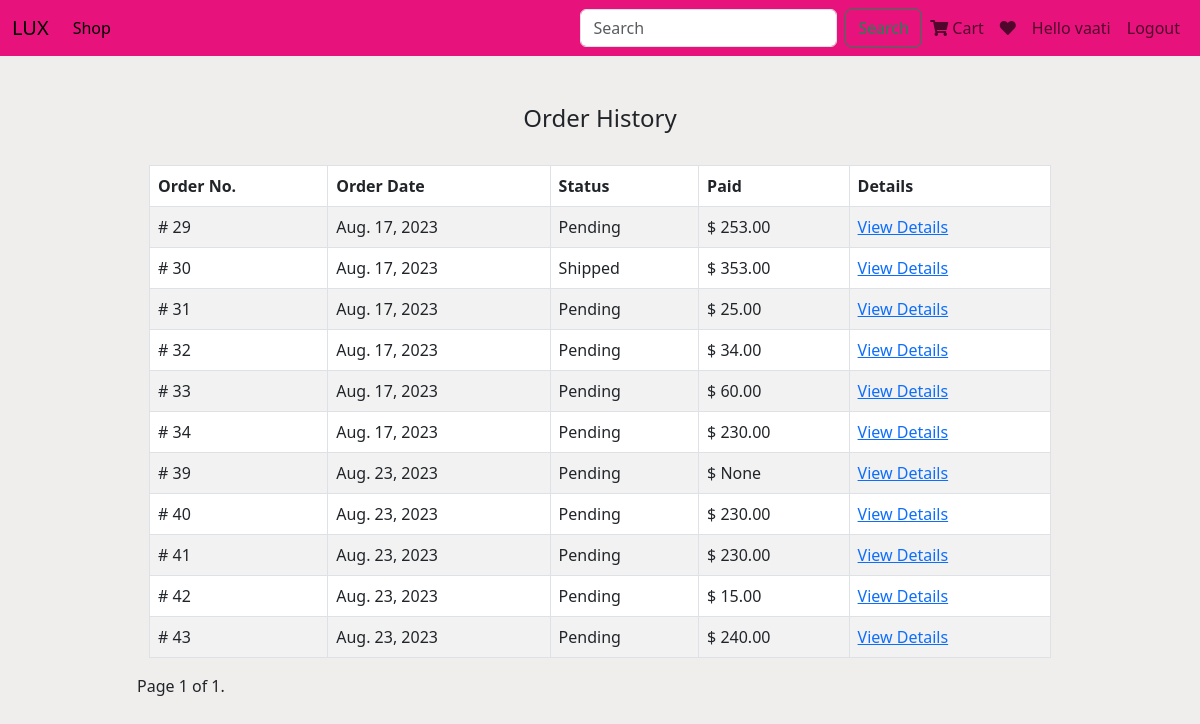
Screenshot of /orders (signed in) with the database file from the repository.
### users/models.py (models this page shows)
class User(AbstractUser):
    pass

### orders/models.py (models this page shows)
class Order(models.Model):
    customer = models.ForeignKey(settings.AUTH_USER_MODEL, on_delete=models.CASCADE)
    phone = models.CharField(max_length=30, null=False, blank=False)
    street_address = models.CharField(max_length=200,null=False, blank=False )
    city = models.CharField(max_length=200,null=False, blank=False)
    house_number = models.CharField(max_length=200,null=False, blank=False)
    other = models.CharField(max_length=200,null=True, blank=True)
    date_created = models.DateField(auto_now_add=True)
    date_updated = models.DateField(auto_now_add=True)
    paid = models.BooleanField(default=False)
    payment_id = models.CharField(max_length=100,null=True)
    SHIPPING_STATUS_CHOICES = (
        ('Pending', 'Pending'),
        ('Shipped', 'Shipped'),
        ('Delivered', 'Delivered'),
    )
    amount = models.DecimalField(max_digits=10,decimal_places=2,null=True)
    status = models.CharField(max_length=20, choices=SHIPPING_STATUS_CHOICES, default='Pending')

### orders/views.py (the view)
# urls.py: path('orders',views.OrderListView.as_view(), name='orders' ),
class OrderListView(ListView):
    template_name = 'orders/order_list.html'
    model = Order
    context_object_name = 'orders'
    paginate_by =20
    def get_queryset(self):
        return Order.objects.filter(customer=self.request.user).order_by('date_created')

### store/context_processors.py (called while the page is built)
def cart_items(request):
    if request.user.is_authenticated:
        customer = request.user
        total_cart_items = Cart.objects.filter(customer=customer).aggregate(total_quantity=Sum('quantity'))['total_quantity'] or 0
    else:
        total_cart_items = 0
    return {'total_cart_items': total_cart_items}

### orders/templates/orders/order_list.html (shortened to what this page needs)
{% extends 'base.html'%}
{% block content%}
{% if orders %}
<div class="container mt-4">
  <div class="row">
     <h4 class="text-center">Order History</h4>
  </div>
</div>
<div class="container mt-4">
    <div class="row">
      <div class="col-12">
        <div class="table-responsive">
          <table class="table table-bordered table-striped">
            <thead class="thead-dark">
              <tr>
                <th>Order No.</th>
                <th>Order Date</th>
                <th>Status</th>
                <th>Paid</th>
                <th>Details </th>
              </tr>
            </thead>
            <tbody>
              {% for order in orders %}
                <tr>
                  <td># {{ order.id }}</td>
                  <td>{{ order.date_created }}</td>
                  <td>{{ order.status }}</td>
                  <td>$ {{ order.amount}}</td>
                  <td>
                    <a href="{% url 'order-detail' order.id %}">View Details</a>
                  </td>
                </tr>
              {% endfor %}
            </tbody>
          </table>
        </div>
      </div>
    </div>
</div>
<div class="pagination">
  <span class="step-links">
      <span class="current">
          Page {{ page_obj.number }} of {{ page_obj.paginator.num_pages }}.
      </span>
  </span>
</div>
{% endif%}
{% endblock%}

### templates/base.html (shortened to what this page needs)
<!doctype html>
<html lang="en">
   <head>
      <link rel="stylesheet" href="https://cdnjs.cloudflare.com/ajax/libs/font-awesome/5.15.4/css/all.min.css">
      <link href="https://cdn.jsdelivr.net/npm/bootstrap@5.3.0/dist/css/bootstrap.min.css" rel="stylesheet">
   </head>
   <body style="background-color: rgb(240, 237, 237);">
      <nav class="navbar navbar-expand-lg " style="background-color: #e8127d;">
         <div class="container-fluid">
            <a class="navbar-brand" href="#">LUX</a>
            <div class="collapse navbar-collapse" id="navbarSupportedContent">
               <ul class="navbar-nav me-auto mb-2 mb-lg-0">
                  <li class="nav-item">
                     <a class="nav-link active" aria-current="page" href="/">Shop</a>
                  </li>
               </ul>
               <form action = "{% url 'search' %}" method="post" class="d-flex" role="search">
                <input class="form-control me-2" type="search" name="search" placeholder="Search" aria-label="Search">
                <button class="btn btn-outline-success" type="submit">Search</button>
              </form>
              <ul class="navbar-nav">
                <a class="nav-link" href="{% url 'cart-list'%}">
                  <i class="fa fa-shopping-cart"></i>
                  <span class="cart-count">Cart</span>
                </a>
                {% if user.is_authenticated %}
               <a href="{% url 'wishlist' %}" class="nav-link">
               <i class="fas fa-heart"></i>
               </a>
                <li class="nav-item">
                  <a class="nav-link" href="#">Hello {{user}}</a>
                </li>
                <li class="nav-item">
                  <a class="nav-link" href="{% url 'logout'%}">Logout</a>
                </li>
                {% else %}
                <li class="nav-item">
                  <a class="nav-link" href="{% url 'register'%}">Login/SignUp</a>
                </li>
                {% endif %}
      </ul>
            </div>
         </div>
      </nav>
      <div class="container mt-4">
         <div class="row justify-content-center">
            <div class="col-md-10">
               {% block content %}
               {% endblock %}
            </div>
         </div>
      </div>
   </body>
</html>

### rows the page displays
User: username "vaati"
Order: id "29", date_created "Aug. 17, 2023", status "Pending", amount "253.00"
Order: id "30", date_created "Aug. 17, 2023", status "Shipped", amount "353.00"
Order: id "31", date_created "Aug. 17, 2023", status "Pending", amount "25.00"
Order: id "32", date_created "Aug. 17, 2023", status "Pending", amount "34.00"
Order: id "33", date_created "Aug. 17, 2023", status "Pending", amount "60.00"
Order: id "34", date_created "Aug. 17, 2023", status "Pending", amount "230.00"
Order: id "39", date_created "Aug. 23, 2023", status "Pending", amount "None"
Order: id "40", date_created "Aug. 23, 2023", status "Pending", amount "230.00"
Order: id "41", date_created "Aug. 23, 2023", status "Pending", amount "230.00"
Order: id "42", date_created "Aug. 23, 2023", status "Pending", amount "15.00"
Order: id "43", date_created "Aug. 23, 2023", status "Pending", amount "240.00"

### other values shown
{{ page_obj.number }} "1"
{{ page_obj.paginator.num_pages }} "1"
